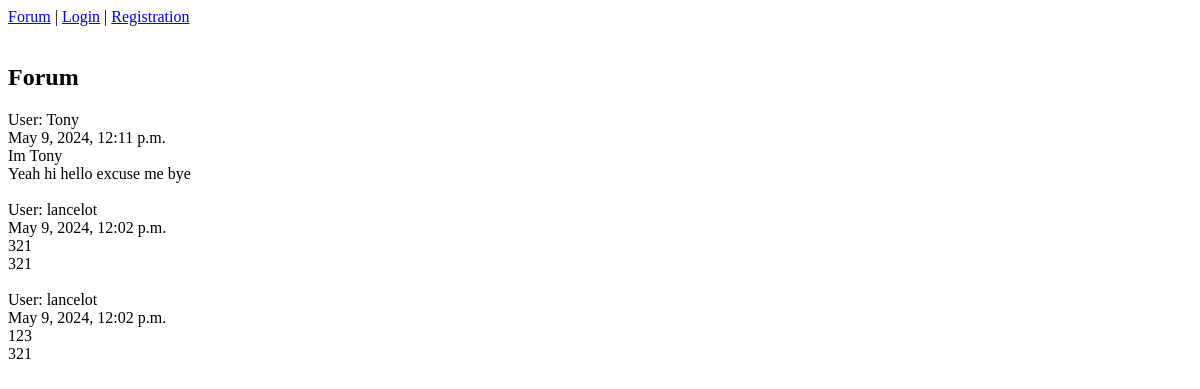
Before: /forum/ with the older database file.
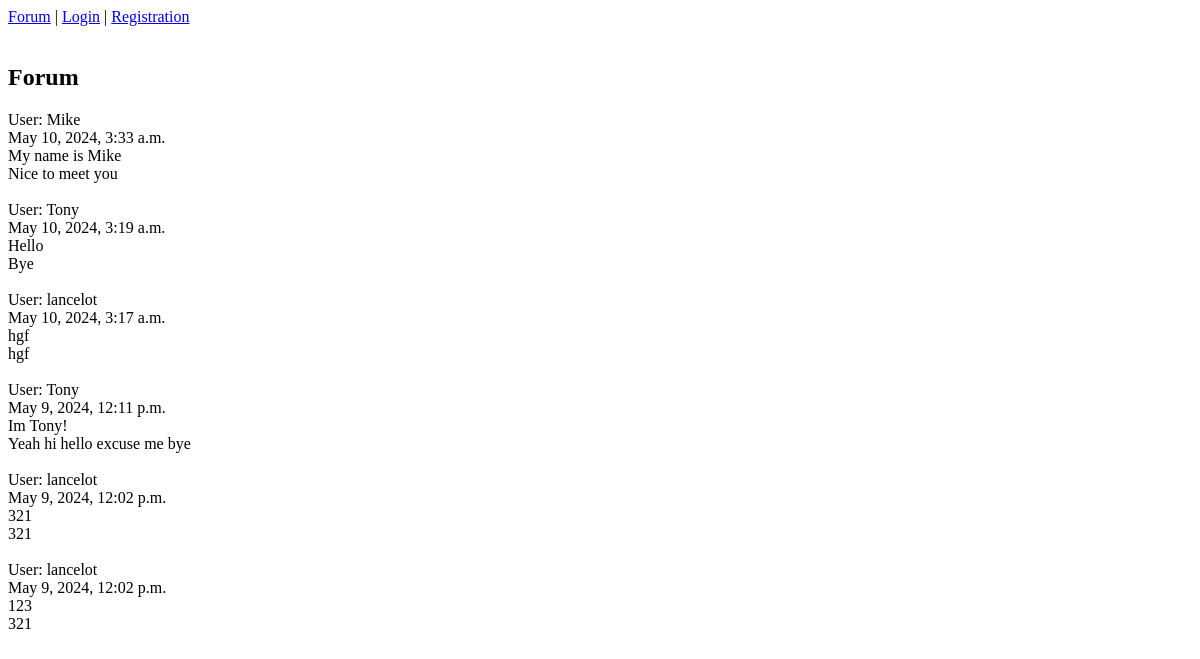
After: the same page with the newer database file.
### main/models.py (models this page shows, shortened)
class Note(models.Model):
    title = models.CharField(max_length=50)
    body = models.TextField()
    date = models.DateTimeField(auto_now_add=True)
    author = models.ForeignKey(User, on_delete=models.CASCADE, default=None)

### main/views.py (the view)
# urls.py: path('forum/', views.forum, name='forum'),
def forum(request):
    notes = Note.objects.order_by('-date')
    return render(request, 'main/forum.html', {'notes':notes})

### main/templates/main/forum.html (shortened to what this page needs)
{% extends 'main/layout.html' %}
{% block content %}
<h2>Forum</h2>
{% for note in notes %}
        User: {{ note.author }}<br>
        {{ note.date }}<br>
        {{ note.title }}<br>
        {{ note.body }}<br><br>
{% endfor %}
{% endblock %}

### main/templates/main/layout.html (shortened to what this page needs)
<!DOCTYPE html>
<html lang="en">
<head>
</head>
<body>
<nav>
    <a href="/forum">Forum</a> |
{% if user.is_authenticated %}
    <a href="/">Diary</a> |
    <a href="/create">New Note</a> |
    <form action="{% url 'users:logout' %}" method="post">
        {% csrf_token %}
        <button>Logout</button>
    </form>
{% else %}
    <a href="{% url 'users:login' %}">Login</a> |
    <a href="{% url 'users:register' %}">Registration</a>
{% endif %}
</nav>
<br>
{% block content %}{% endblock %}
</body>
</html>

Changed rows visible on the page:
added Note: author "Mike", date "May 10, 2024, 3:33 a.m.", title "My name is Mike", body "Nice to meet you"
added Note: author "Tony", date "May 10, 2024, 3:19 a.m.", title "Hello", body "Bye"
added Note: author "lancelot", date "May 10, 2024, 3:17 a.m.", title "hgf", body "hgf"
changed Note "Yeah hi hello excuse me bye": title "Im Tony" → "Im Tony!"
